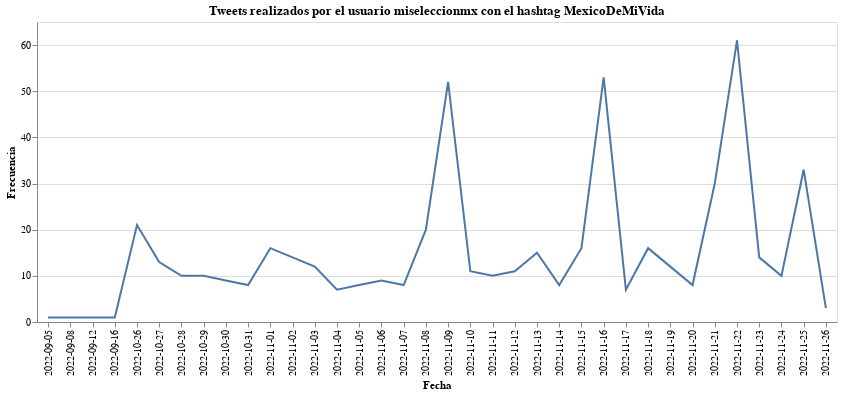

Here is the notebook cell this chart was saved with:
### Code cell
# Gráfica autodescriptiva
alt.Chart(mxn_tw[mxn_tw['username']=='miseleccionmx']).mark_line().encode(
    alt.X("date",title="Fecha"),
    alt.Y('count', title="Frecuencia")
).properties(
    width=800,height=300,
    title="Tweets realizados por el usuario miseleccionmx con el hashtag MexicoDeMiVida"
)

### Figure 1 — Vega-Lite specification as saved in the notebook (floating-point values rounded to 4 significant figures)
{"config": {"view": {"continuousWidth": 400, "continuousHeight": 300}}, "data": {"name": "data-b6c0cd8f62bb33208448689c3270d0b9"}, "mark": "line", "encoding": {"x": {"field": "date", "title": "Fecha", "type": "nominal"}, "y": {"field": "count", "title": "Frecuencia", "type": "quantitative"}}, "height": 300, "title": "Tweets realizados por el usuario miseleccionmx con el hashtag MexicoDeMiVida", "width": 800, "$schema": "https://vega.github.io/schema/vega-lite/v4.17.0.json", "datasets": {"data-b6c0cd8f62bb33208448689c3270d0b9": [{"username": "miseleccionmx", "date": "2022-09-05", "count": 1}, {"username": "miseleccionmx", "date": "2022-09-08", "count": 1}, {"username": "miseleccionmx", "date": "2022-09-12", "count": 1}, {"username": "miseleccionmx", "date": "2022-09-16", "count": 1}, {"username": "miseleccionmx", "date": "2022-10-26", "count": 21}, {"username": "miseleccionmx", "date": "2022-10-27", "count": 13}, {"username": "miseleccionmx", "date": "2022-10-28", "count": 10}, {"username": "miseleccionmx", "date": "2022-10-29", "count": 10}, {"username": "miseleccionmx", "date": "2022-10-30", "count": 9}, {"username": "miseleccionmx", "date": "2022-10-31", "count": 8}, {"username": "miseleccionmx", "date": "2022-11-01", "count": 16}, {"username": "miseleccionmx", "date": "2022-11-02", "count": 14}, {"username": "miseleccionmx", "date": "2022-11-03", "count": 12}, {"username": "miseleccionmx", "date": "2022-11-04", "count": 7}, {"username": "miseleccionmx", "date": "2022-11-05", "count": 8}, {"username": "miseleccionmx", "date": "2022-11-06", "count": 9}, {"username": "miseleccionmx", "date": "2022-11-07", "count": 8}, {"username": "miseleccionmx", "date": "2022-11-08", "count": 20}, {"username": "miseleccionmx", "date": "2022-11-09", "count": 52}, {"username": "miseleccionmx", "date": "2022-11-10", "count": 11}, {"username": "miseleccionmx", "date": "2022-11-11", "count": 10}, {"username": "miseleccionmx", "date": "2022-11-12", "count": 11}, {"username": "miseleccionmx", "date": "2022-11-13", "count": 15}, {"username": "miseleccionmx", "date": "2022-11-14", "count": 8}, {"username": "miseleccionmx", "date": "2022-11-15", "count": 16}, {"username": "miseleccionmx", "date": "2022-11-16", "count": 53}, {"username": "miseleccionmx", "date": "2022-11-17", "count": 7}, {"username": "miseleccionmx", "date": "2022-11-18", "count": 16}, {"username": "miseleccionmx", "date": "2022-11-19", "count": 12}, {"username": "miseleccionmx", "date": "2022-11-20", "count": 8}, {"username": "miseleccionmx", "date": "2022-11-21", "count": 30}, {"username": "miseleccionmx", "date": "2022-11-22", "count": 61}, {"username": "miseleccionmx", "date": "2022-11-23", "count": 14}, {"username": "miseleccionmx", "date": "2022-11-24", "count": 10}, {"username": "miseleccionmx", "date": "2022-11-25", "count": 33}, {"username": "miseleccionmx", "date": "2022-11-26", "count": 3}]}}
